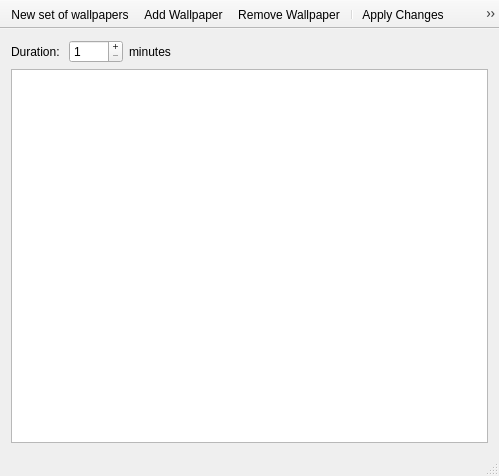
<?xml version="1.0" encoding="UTF-8"?>
<ui version="4.0">
 <class>MainWindow</class>
 <widget class="QMainWindow" name="MainWindow">
  <property name="geometry">
   <rect>
    <x>0</x>
    <y>0</y>
    <width>499</width>
    <height>476</height>
   </rect>
  </property>
  <property name="windowTitle">
   <string>WallPaper Changer</string>
  </property>
  <widget class="QWidget" name="centralWidget">
   <layout class="QHBoxLayout" name="horizontalLayout_2">
    <item>
     <layout class="QVBoxLayout" name="verticalLayout">
      <item>
       <layout class="QHBoxLayout" name="horizontalLayout">
        <item>
         <widget class="QLabel" name="label">
          <property name="text">
           <string>Duration: </string>
          </property>
         </widget>
        </item>
        <item>
         <widget class="QSpinBox" name="sbxDuration">
          <property name="readOnly">
           <bool>false</bool>
          </property>
          <property name="buttonSymbols">
           <enum>QAbstractSpinBox::PlusMinus</enum>
          </property>
          <property name="minimum">
           <number>1</number>
          </property>
          <property name="maximum">
           <number>1440</number>
          </property>
         </widget>
        </item>
        <item>
         <widget class="QLabel" name="label_2">
          <property name="text">
           <string>minutes</string>
          </property>
         </widget>
        </item>
        <item>
         <spacer name="horizontalSpacer">
          <property name="orientation">
           <enum>Qt::Horizontal</enum>
          </property>
          <property name="sizeHint" stdset="0">
           <size>
            <width>288</width>
            <height>20</height>
           </size>
          </property>
         </spacer>
        </item>
       </layout>
      </item>
      <item>
       <widget class="QListView" name="lvwWallPapers">
        <property name="horizontalScrollBarPolicy">
         <enum>Qt::ScrollBarAlwaysOff</enum>
        </property>
        <property name="editTriggers">
         <set>QAbstractItemView::NoEditTriggers</set>
        </property>
        <property name="alternatingRowColors">
         <bool>true</bool>
        </property>
        <property name="selectionBehavior">
         <enum>QAbstractItemView::SelectRows</enum>
        </property>
        <property name="textElideMode">
         <enum>Qt::ElideMiddle</enum>
        </property>
        <property name="verticalScrollMode">
         <enum>QAbstractItemView::ScrollPerPixel</enum>
        </property>
        <property name="spacing">
         <number>-2</number>
        </property>
        <property name="viewMode">
         <enum>QListView::IconMode</enum>
        </property>
       </widget>
      </item>
     </layout>
    </item>
   </layout>
  </widget>
  <widget class="QStatusBar" name="statusBar"/>
  <widget class="QToolBar" name="mainToolBar">
   <property name="movable">
    <bool>false</bool>
   </property>
   <property name="iconSize">
    <size>
     <width>48</width>
     <height>48</height>
    </size>
   </property>
   <attribute name="toolBarArea">
    <enum>TopToolBarArea</enum>
   </attribute>
   <attribute name="toolBarBreak">
    <bool>false</bool>
   </attribute>
   <addaction name="actNewSet"/>
   <addaction name="actAddWallpaper"/>
   <addaction name="actRemoveWallpaper"/>
   <addaction name="separator"/>
   <addaction name="actApplyChanges"/>
   <addaction name="actCloseApp"/>
  </widget>
  <action name="actNewSet">
   <property name="icon">
    <iconset resource="icons.qrc">
     <normaloff>:/icons/icons/documents_1550.png</normaloff>:/icons/icons/documents_1550.png</iconset>
   </property>
   <property name="text">
    <string>New set of wallpapers</string>
   </property>
   <property name="toolTip">
    <string>New set of wallpapers</string>
   </property>
  </action>
  <action name="actAddWallpaper">
   <property name="icon">
    <iconset resource="icons.qrc">
     <normaloff>:/icons/icons/add1-_2843.png</normaloff>:/icons/icons/add1-_2843.png</iconset>
   </property>
   <property name="text">
    <string>Add Wallpaper</string>
   </property>
   <property name="toolTip">
    <string>Add Wallpaper</string>
   </property>
  </action>
  <action name="actRemoveWallpaper">
   <property name="icon">
    <iconset resource="icons.qrc">
     <normaloff>:/icons/icons/package-remove_6801.png</normaloff>:/icons/icons/package-remove_6801.png</iconset>
   </property>
   <property name="text">
    <string>Remove Wallpaper</string>
   </property>
   <property name="toolTip">
    <string>Remove Wallpaper</string>
   </property>
  </action>
  <action name="actApplyChanges">
   <property name="icon">
    <iconset resource="icons.qrc">
     <normaloff>:/icons/icons/checkmark_3348.png</normaloff>:/icons/icons/checkmark_3348.png</iconset>
   </property>
   <property name="text">
    <string>Apply Changes</string>
   </property>
   <property name="toolTip">
    <string>Apply Changes</string>
   </property>
  </action>
  <action name="actCloseApp">
   <property name="icon">
    <iconset resource="icons.qrc">
     <normaloff>:/icons/icons/close_3579.png</normaloff>:/icons/icons/close_3579.png</iconset>
   </property>
   <property name="text">
    <string>Close Application</string>
   </property>
   <property name="toolTip">
    <string>Close Application</string>
   </property>
  </action>
 </widget>
 <layoutdefault spacing="6" margin="11"/>
 <resources>
  <include location="icons.qrc"/>
 </resources>
 <connections/>
</ui>
